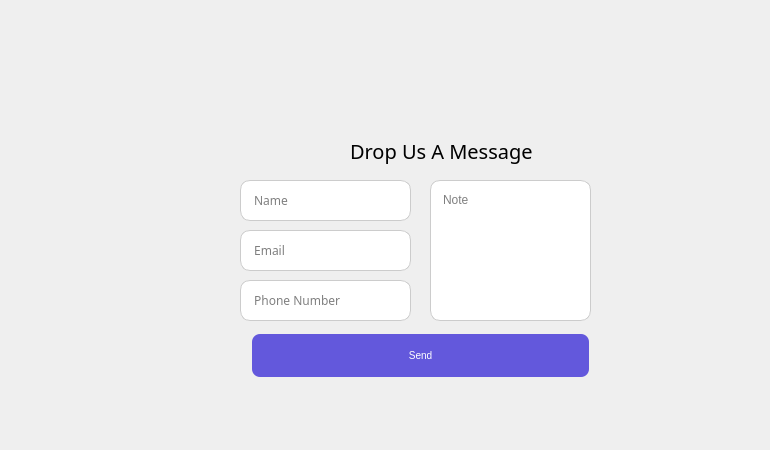
    <widget class="QWidget" name="contactus">
     <widget class="QLabel" name="label">
      <property name="geometry">
       <rect>
        <x>100</x>
        <y>60</y>
        <width>661</width>
        <height>381</height>
       </rect>
      </property>
      <property name="text">
       <string/>
      </property>
      <property name="pixmap">
       <pixmap resource="../../Documents/Voicemeeter/resources.qrc">:/images/contact us.png</pixmap>
      </property>
      <property name="scaledContents">
       <bool>true</bool>
      </property>
     </widget>
     <widget class="QLabel" name="label_9">
      <property name="geometry">
       <rect>
        <x>350</x>
        <y>130</y>
        <width>291</width>
        <height>41</height>
       </rect>
      </property>
      <property name="palette">
       <palette>
        <active>
         <colorrole role="WindowText">
          <brush brushstyle="SolidPattern">
           <color alpha="255">
            <red>0</red>
            <green>0</green>
            <blue>0</blue>
           </color>
          </brush>
         </colorrole>
        </active>
        <inactive>
         <colorrole role="WindowText">
          <brush brushstyle="SolidPattern">
           <color alpha="255">
            <red>0</red>
            <green>0</green>
            <blue>0</blue>
           </color>
          </brush>
         </colorrole>
        </inactive>
        <disabled>
         <colorrole role="WindowText">
          <brush brushstyle="SolidPattern">
           <color alpha="255">
            <red>120</red>
            <green>120</green>
            <blue>120</blue>
           </color>
          </brush>
         </colorrole>
        </disabled>
       </palette>
      </property>
      <property name="font">
       <font>
        <family>Segoe MDL2 Assets</family>
        <pointsize>15</pointsize>
       </font>
      </property>
      <property name="text">
       <string>Drop Us A Message</string>
      </property>
     </widget>
     <widget class="QLineEdit" name="lineEdit_3">
      <property name="geometry">
       <rect>
        <x>240</x>
        <y>180</y>
        <width>171</width>
        <height>41</height>
       </rect>
      </property>
      <property name="font">
       <font>
        <family>Segoe MDL2 Assets</family>
       </font>
      </property>
      <property name="styleSheet">
       <string notr="true">QLineEdit {
    background-color: #FFFFFF; /* White background */
    border: 1px solid #CCCCCC; /* Light grey border */
    border-radius: 10px; /* Rounded corners (adjust as needed) */
    padding: 8px; /* Space inside the box so text isn't touching edges */
    box-shadow: 2px 2px 5px rgba(0, 0, 0, 0.2); /* Dropdown shadow */
}

QLineEdit:focus {
    border: 1px solid #0078D7; /* Highlight border when clicked/focused */
}
</string>
      </property>
      <property name="text">
       <string/>
      </property>
      <property name="placeholderText">
       <string> Name</string>
      </property>
     </widget>
     <widget class="QLineEdit" name="lineEdit_4">
      <property name="geometry">
       <rect>
        <x>240</x>
        <y>230</y>
        <width>171</width>
        <height>41</height>
       </rect>
      </property>
      <property name="font">
       <font>
        <family>Segoe MDL2 Assets</family>
       </font>
      </property>
      <property name="styleSheet">
       <string notr="true">QLineEdit {
    background-color: #FFFFFF; /* White background */
    border: 1px solid #CCCCCC; /* Light grey border */
    border-radius: 10px; /* Rounded corners (adjust as needed) */
    padding: 8px; /* Space inside the box so text isn't touching edges */
    box-shadow: 2px 2px 5px rgba(0, 0, 0, 0.2); /* Dropdown shadow */
}

QLineEdit:focus {
    border: 1px solid #0078D7; /* Highlight border when clicked/focused */
}
</string>
      </property>
      <property name="text">
       <string/>
      </property>
      <property name="placeholderText">
       <string> Email</string>
      </property>
     </widget>
     <widget class="QLineEdit" name="lineEdit_5">
      <property name="geometry">
       <rect>
        <x>240</x>
        <y>280</y>
        <width>171</width>
        <height>41</height>
       </rect>
      </property>
      <property name="font">
       <font>
        <family>Segoe MDL2 Assets</family>
       </font>
      </property>
      <property name="styleSheet">
       <string notr="true">QLineEdit {
    background-color: #FFFFFF; /* White background */
    border: 1px solid #CCCCCC; /* Light grey border */
    border-radius: 10px; /* Rounded corners (adjust as needed) */
    padding: 8px; /* Space inside the box so text isn't touching edges */
    box-shadow: 2px 2px 5px rgba(0, 0, 0, 0.2); /* Dropdown shadow */
}

QLineEdit:focus {
    border: 1px solid #0078D7; /* Highlight border when clicked/focused */
}
</string>
      </property>
      <property name="text">
       <string/>
      </property>
      <property name="placeholderText">
       <string> Phone Number</string>
      </property>
     </widget>
     <widget class="QPushButton" name="pushButton_7">
      <property name="geometry">
       <rect>
        <x>250</x>
        <y>330</y>
        <width>341</width>
        <height>51</height>
       </rect>
      </property>
      <property name="palette">
       <palette>
        <active>
         <colorrole role="WindowText">
          <brush brushstyle="SolidPattern">
           <color alpha="255">
            <red>255</red>
            <green>255</green>
            <blue>255</blue>
           </color>
          </brush>
         </colorrole>
         <colorrole role="Button">
          <brush brushstyle="SolidPattern">
           <color alpha="255">
            <red>99</red>
            <green>88</green>
            <blue>220</blue>
           </color>
          </brush>
         </colorrole>
         <colorrole role="ButtonText">
          <brush brushstyle="SolidPattern">
           <color alpha="255">
            <red>255</red>
            <green>255</green>
            <blue>255</blue>
           </color>
          </brush>
         </colorrole>
         <colorrole role="Base">
          <brush brushstyle="SolidPattern">
           <color alpha="255">
            <red>99</red>
            <green>88</green>
            <blue>220</blue>
           </color>
          </brush>
         </colorrole>
         <colorrole role="Window">
          <brush brushstyle="SolidPattern">
           <color alpha="255">
            <red>99</red>
            <green>88</green>
            <blue>220</blue>
           </color>
          </brush>
         </colorrole>
        </active>
        <inactive>
         <colorrole role="WindowText">
          <brush brushstyle="SolidPattern">
           <color alpha="255">
            <red>255</red>
            <green>255</green>
            <blue>255</blue>
           </color>
          </brush>
         </colorrole>
         <colorrole role="Button">
          <brush brushstyle="SolidPattern">
           <color alpha="255">
            <red>99</red>
            <green>88</green>
            <blue>220</blue>
           </color>
          </brush>
         </colorrole>
         <colorrole role="ButtonText">
          <brush brushstyle="SolidPattern">
           <color alpha="255">
            <red>255</red>
            <green>255</green>
            <blue>255</blue>
           </color>
          </brush>
         </colorrole>
         <colorrole role="Base">
          <brush brushstyle="SolidPattern">
           <color alpha="255">
            <red>99</red>
            <green>88</green>
            <blue>220</blue>
           </color>
          </brush>
         </colorrole>
         <colorrole role="Window">
          <brush brushstyle="SolidPattern">
           <color alpha="255">
            <red>99</red>
            <green>88</green>
            <blue>220</blue>
           </color>
          </brush>
         </colorrole>
        </inactive>
        <disabled>
         <colorrole role="WindowText">
          <brush brushstyle="SolidPattern">
           <color alpha="255">
            <red>120</red>
            <green>120</green>
            <blue>120</blue>
           </color>
          </brush>
         </colorrole>
         <colorrole role="Button">
          <brush brushstyle="SolidPattern">
           <color alpha="255">
            <red>99</red>
            <green>88</green>
            <blue>220</blue>
           </color>
          </brush>
         </colorrole>
         <colorrole role="ButtonText">
          <brush brushstyle="SolidPattern">
           <color alpha="255">
            <red>120</red>
            <green>120</green>
            <blue>120</blue>
           </color>
          </brush>
         </colorrole>
         <colorrole role="Base">
          <brush brushstyle="SolidPattern">
           <color alpha="255">
            <red>99</red>
            <green>88</green>
            <blue>220</blue>
           </color>
          </brush>
         </colorrole>
         <colorrole role="Window">
          <brush brushstyle="SolidPattern">
           <color alpha="255">
            <red>99</red>
            <green>88</green>
            <blue>220</blue>
           </color>
          </brush>
         </colorrole>
        </disabled>
       </palette>
      </property>
      <property name="font">
       <font>
        <pointsize>-1</pointsize>
        <underline>false</underline>
        <strikeout>false</strikeout>
       </font>
      </property>
      <property name="styleSheet">
       <string notr="true">QPushButton {
    background-color: #6358DC;
    border: none; /* Optional: Removes the default system border so the color shows fully */
}
QPushButton {
    padding: 15px 32px; /* Add padding for a better size */
    text-align: center;
    text-decoration: none;
    font-size: 10px;
    margin: 4px 2px;
    border-radius: 8px; /* Rounded corners */
}
QPushButton:hover {
    background-color: #BF94E4; /* Darker green on hover */
}
</string>
      </property>
      <property name="text">
       <string>Send</string>
      </property>
     </widget>
     <widget class="QTextEdit" name="textEdit">
      <property name="geometry">
       <rect>
        <x>430</x>
        <y>180</y>
        <width>161</width>
        <height>141</height>
       </rect>
      </property>
      <property name="styleSheet">
       <string notr="true">QTextEdit {
    background-color: #FFFFFF; /* White background */
    border: 1px solid #CCCCCC; /* Light grey border */
    border-radius: 10px; /* Rounded corners (adjust as needed) */
    padding: 8px; /* Space inside the box so text isn't touching edges */
    box-shadow: 2px 2px 5px rgba(0, 0, 0, 0.2); /* Dropdown shadow */
}

QTextEdit:focus {
    border: 1px solid #0078D7; /* Highlight border when clicked/focused */
}
</string>
      </property>
      <property name="placeholderText">
       <string>Note</string>
      </property>
     </widget>
    </widget>
